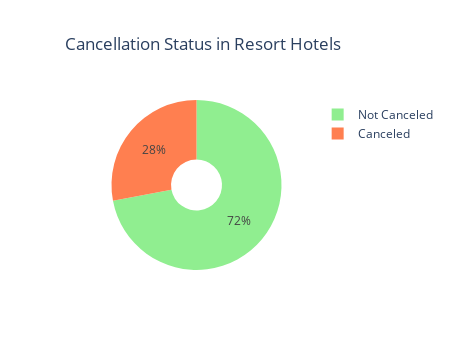

Notebook cell for this chart:
### Code cell
resort = resort_hotel['is_canceled'].value_counts()

# Rename the categories in the Series
resort = resort.rename({0: "Not Canceled", 1: "Canceled"})

fig = go.Figure(data=[go.Pie(labels=resort.index, values=resort.values , marker_colors=['lightgreen','coral'])])
fig.update_layout(title_text='Cancellation Status in Resort Hotels', title_x=0.45, width=450, height=350)
fig.update_traces(hole=0.3)
fig.show()

### Figure 1 — Plotly figure (JSON) as saved in the notebook; plotly's stock layout.template omitted (floating-point values rounded to 4 significant figures)
{"data": [{"hole": 0.3, "labels": ["Not Canceled", "Canceled"], "marker": {"colors": ["lightgreen", "coral"]}, "type": "pie", "values": [28519, 11077]}], "layout": {"height": 350, "title": {"text": "Cancellation Status in Resort Hotels", "x": 0.45}, "width": 450}}
